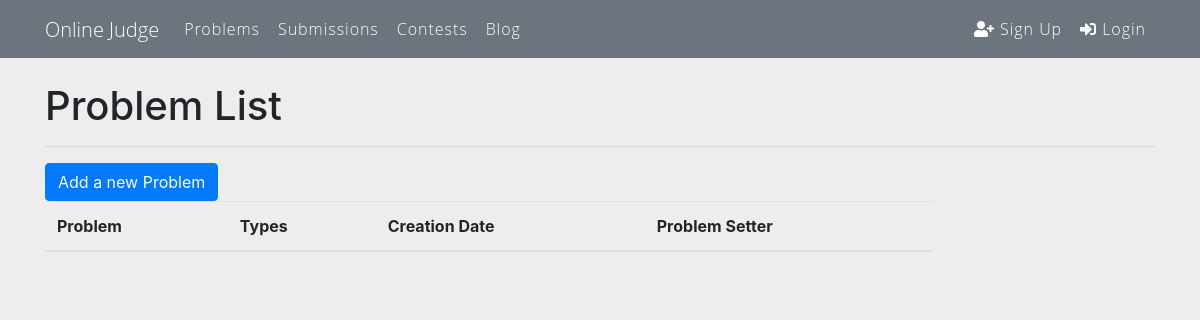
The app's page /problems/, older data.
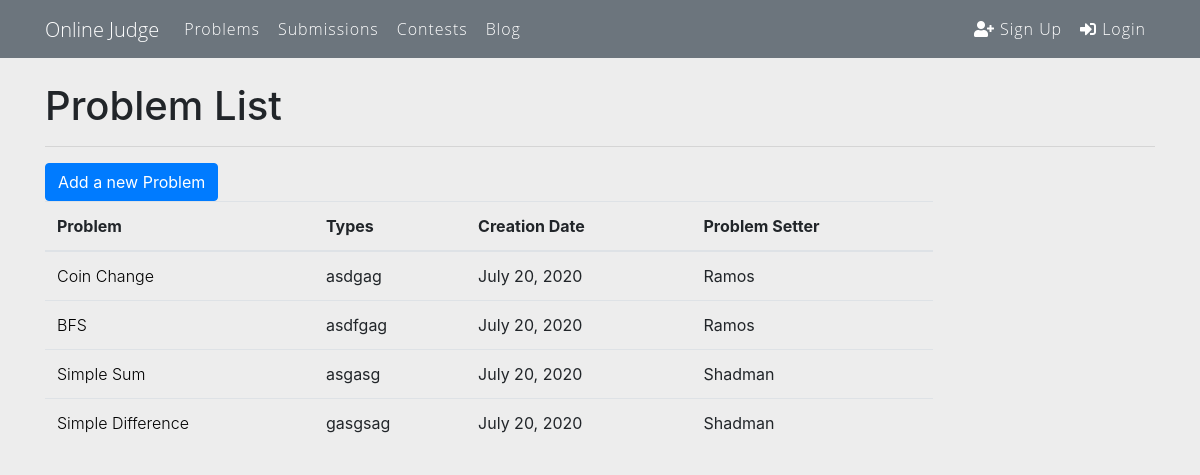
The same page, newer data.
### judge/models.py (models this page shows, shortened)
class Problem(models.Model):
	OPTIONS = (
        ('Easy', 'Easy'),
        ('Medium', 'Medium'),
        ('Hard', 'Hard'),
    )
	title = models.CharField(max_length=150)
	code = models.CharField(max_length=20,
		unique=True,
		validators=[RegexValidator('^[\w-]+$', ('Problem code cannot have white space and can have only hyphens between letters and numbers'))])
	description = RichTextField(blank=False)
	input_format = RichTextField(blank=False)
	constraints = RichTextField(blank=False)
	output_format = RichTextField(blank=False)
	types = models.CharField(max_length=50)
	difficulty = models.CharField(max_length=10, choices=OPTIONS, default='Easy')
	sample_input1 = RichTextField(blank=False, default='Empty')
	sample_input2 = RichTextField(blank=False, default='Empty')
	sample_output1 = RichTextField(blank=False, default='Empty')
	sample_output2 = RichTextField(blank=False, default='Empty')
	author = models.ForeignKey(User, on_delete=models.CASCADE)
	created_date = models.DateTimeField(default=timezone.now)

### judge/views.py (the view)
# urls.py: path('problems/', ProblemListView.as_view(), name='problems-list'),
class ProblemListView(ListView):
	model = Problem
	template_name = 'judge/problem_list.html'
	context_object_name = 'problems'
	ordering = ['-created_date']
	paginate_by = 10

### judge/templates/judge/problem_list.html (shortened to what this page needs)
{% extends "base.html" %}
{% block content %}
	<div class="container">
		<h1>Problem List</h1>
		<hr>
		<a class="btn btn-primary text-center" href="{% url 'judge:problem-create' %}">
			Add a new Problem
		</a>
		<table class="table table-hover">
		  	<thead>
		   		<tr>
			      	<th scope="col">Problem</th>
			      	<th scope="col">Types</th>
			      	<th scope="col">Creation Date</th>
			      	<th scope="col">Problem Setter</th>
			    </tr>
			</thead>
		  	<tbody>
		  		{% for problem in problems %}
		  			<tr>
		  				<td><a href="{% url 'judge:problem-detail' problem.id problem.code %}">{{ problem.title }} </a></td>
				    	<td>{{ problem.types }}</td>
				    	<td>{{ problem.created_date|date:"F d, Y"}}</td>
				    	<td>{{ problem.author }}</td>
		  			</tr>
		  		{% endfor %}
		  	</tbody>
		</table>
	</div>
{% endblock content %}

Row changes from the older to the newer data that the page shows:
added Problem: title "Coin Change", types "asdgag", created_date "July 20, 2020", author "Ramos"
added Problem: title "BFS", types "asdfgag", created_date "July 20, 2020", author "Ramos"
added Problem: title "Simple Sum", types "asgasg", created_date "July 20, 2020", author "Shadman"
added Problem: title "Simple Difference", types "gasgsag", created_date "July 20, 2020", author "Shadman"
